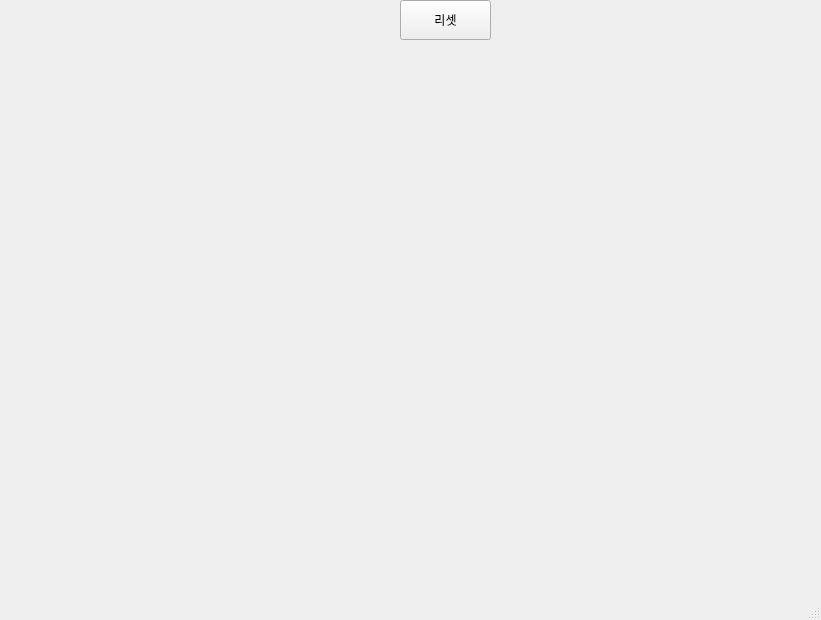
<?xml version="1.0" encoding="UTF-8"?>
<ui version="4.0">
 <class>MainWindow</class>
 <widget class="QMainWindow" name="MainWindow">
  <property name="geometry">
   <rect>
    <x>0</x>
    <y>0</y>
    <width>821</width>
    <height>620</height>
   </rect>
  </property>
  <property name="windowTitle">
   <string>MainWindow</string>
  </property>
  <widget class="QWidget" name="centralwidget">
   <widget class="QPushButton" name="pb">
    <property name="geometry">
     <rect>
      <x>400</x>
      <y>0</y>
      <width>91</width>
      <height>40</height>
     </rect>
    </property>
    <property name="text">
     <string>리셋</string>
    </property>
    <property name="iconSize">
     <size>
      <width>40</width>
      <height>40</height>
     </size>
    </property>
    <property name="autoRepeatDelay">
     <number>291</number>
    </property>
   </widget>
  </widget>
  <widget class="QMenuBar" name="menubar">
   <property name="geometry">
    <rect>
     <x>0</x>
     <y>0</y>
     <width>821</width>
     <height>26</height>
    </rect>
   </property>
  </widget>
  <widget class="QStatusBar" name="statusbar"/>
 </widget>
 <resources/>
 <connections/>
</ui>
